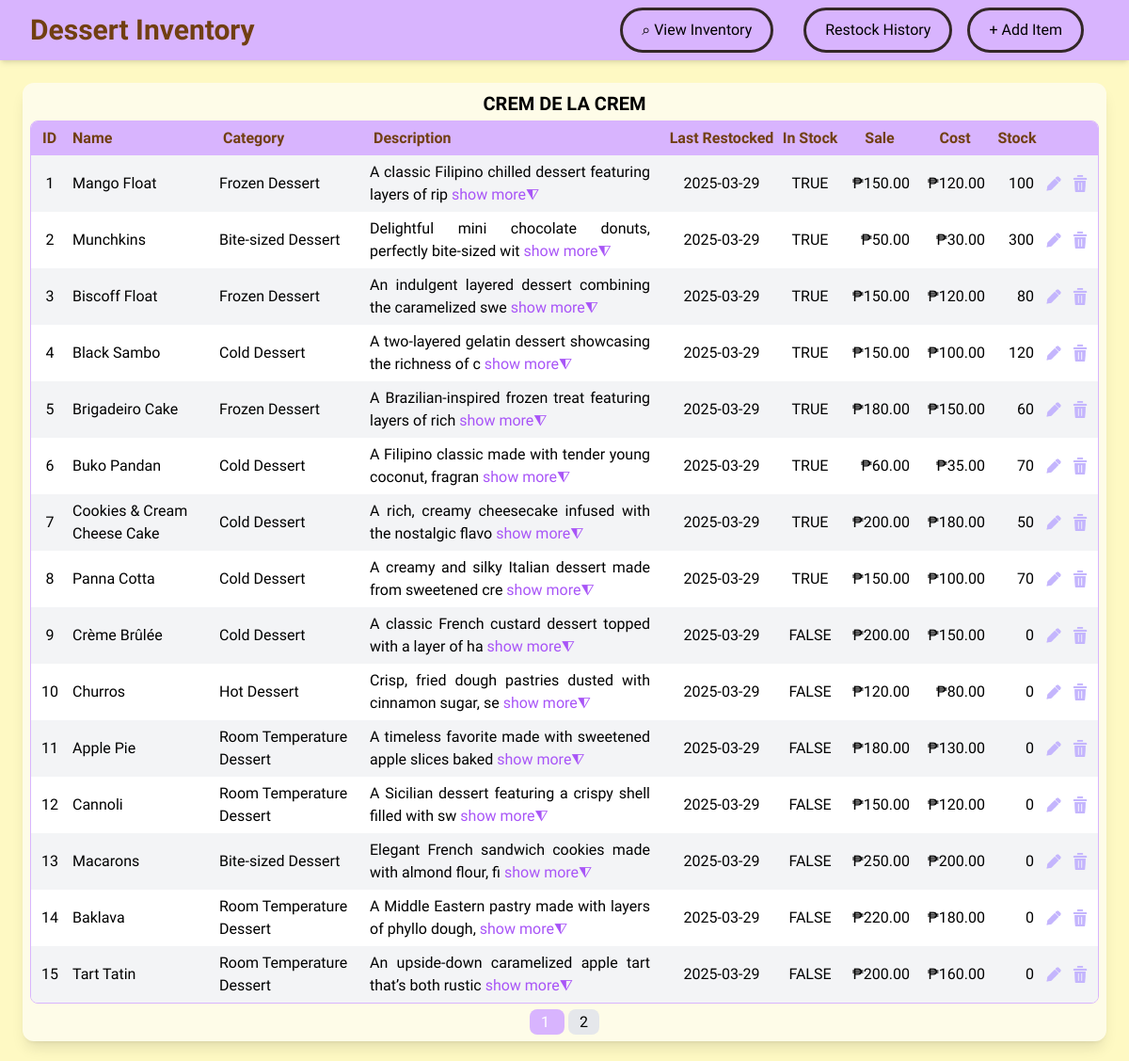
The page / on the database its author committed.
### tables this page shows
CREATE TABLE IF NOT EXISTS `crem_de_la_crem` (
    id INT PRIMARY KEY AUTO_INCREMENT,
    name VARCHAR(100) NOT NULL,
    category VARCHAR(100),
    description TEXT,
    image_path VARCHAR(255),
    last_restocked DATE NOT NULL,
    is_available TINYINT(1) NOT NULL DEFAULT 1,
    sell_price FLOAT NOT NULL,
    cost_price FLOAT NOT NULL,
    quantity INT NOT NULL,
    active TINYINT(1) NOT NULL DEFAULT 1
);

### db.php (called while the page is built, shortened)
<?php
$table = "crem_de_la_crem";
$tableName = strtoupper(str_replace("_", " ", $table));
?>

### read-database.php (the view, shortened to what this page needs)
<?php
require 'db.php';
$limit = 15;
$page = isset($_GET['page']) ? $_GET['page'] : 1;
$offset = ($page - 1) * $limit;
$sql = "SELECT * FROM $table WHERE active = 1 LIMIT $limit OFFSET $offset";
$result = $conn->query($sql);
if ($result->num_rows > 0){
    echo "<h1 class='text-xl font-semibold text-center'>$tableName</h1>
    <div class='border border-purple-300 rounded-lg overflow-hidden mt-1'>
    <table class='border-collapse w-full text-left'>
        <thead class='bg-purple-300 text-yellow-900'>
            <tr>
                <th class='font-semibold py-1.5 px-1 pl-3 w-10'>ID</th>
                <th class='font-semibold py-1.5 px-1 w-40'>Name</th>
                <th class='font-semibold py-1.5 px-1 w-40'>Category</th>
                <th class='font-semibold py-1.5 px-1'>Description</th>"
                 .
                "<th class='font-semibold py-1.5 px-1 text-center w-30'>Last Restocked</th>
                <th class='font-semibold py-1.5 px-1 text-center w-17'>In Stock</th>
                <th class='font-semibold py-1.5 px-1 text-center w-20'>Sale</th>
                <th class='font-semibold py-1.5 px-1 text-center w-20'>Cost</th>
                <th class='font-semibold py-1.5 px-1 text-center w-13'>Stock</th>
                <th class='font-semibold py-1.5 px-1 w-8'></th>
                <th class='font-semibold py-1.5 px-1 w-7'></th>
            </tr>
        </thead>";
    $rowCnt = 0;
    while ($row = $result->fetch_assoc()){
        $category = str_replace("_", " ", $row["category"]);
        $shortDesc = strlen($row["description"]) > 58 ? substr($row["description"], 0, 58) : $row["description"];
        $row["description"] = !empty($row["description"]) ? $row["description"] : "No description available.";
        $row['cost_price'] = number_format(floatval($row['cost_price']), 2);
        $row['sell_price'] = number_format(floatval($row['sell_price']), 2);
        echo ($rowCnt%2==0) ? "<tr class='bg-gray-100'>" : "<tr class='bg-white'>" ;
        $rowCnt++;
        echo "<td class='text-center'>" . $row["id"] . "</td>
            <td class='pl-1'>" . $row["name"] . "</td>
            <td>" . $category . "</td>
            <td class='text-justify py-1.5 pr-4'>
                <div class='description-container'>";
                if (strlen($row["description"]) >58) {
                    echo "<span class='short-description'>
                        " . htmlspecialchars($shortDesc) . "
                        <a href='#' class='expand-link text-purple-500'>show more⧨</a>
                    </span>
                    <span class='full-description hidden'>
                        " . htmlspecialchars($row["description"]) . "
                        <a href='#' class='collapse-link text-purple-500'>hide◭</a>
                    </span>";
                } else {
                    echo $row["description"];
                }
        echo    "</div>
            </td>"
             .
            "<td class='text-center'>" . $row["last_restocked"] . "</td>
            <td class='text-center'>" . ($row["is_available"] ? "TRUE" : "FALSE") . "</td>
            <td class='text-right pr-2'>₱" . $row["sell_price"] . "</td>
            <td class='text-right pr-2'>₱" . $row["cost_price"] . "</td>
            <td class='text-right pr-2'>" . $row["quantity"] . "</td>
            <td class='p-1'>
                <a href='edit-item-form.php?id=" . $row['id'] . "'>
                    <img src='src/edit.png' alt='edit' width='18px'>
                </a>
            </td>
            <td>
                <a href='delete-item-form.php?id=" . $row['id'] . "'>
                    <img src='src/delete.png' alt='delete' width='18px'>
                </a>
            </td>
        </tr>";
    }
    echo "</table></div>";
} else {
    echo "0 results found.";
}
?>

### rows shown on the page
crem_de_la_crem: id "1", name "Mango Float", category "Frozen Dessert", description "A classic Filipino chilled dessert featuring layers of rip", last_restocked "2025-03-29", is_available "TRUE", sell_price "150.00", cost_price "120.00", quantity "100"
crem_de_la_crem: id "2", name "Munchkins", category "Bite-sized Dessert", description "Delightful mini chocolate donuts, perfectly bite-sized wit", last_restocked "2025-03-29", is_available "TRUE", sell_price "50.00", cost_price "30.00", quantity "300"
crem_de_la_crem: id "3", name "Biscoff Float", category "Frozen Dessert", description "An indulgent layered dessert combining the caramelized swe", last_restocked "2025-03-29", is_available "TRUE", sell_price "150.00", cost_price "120.00", quantity "80"
crem_de_la_crem: id "4", name "Black Sambo", category "Cold Dessert", description "A two-layered gelatin dessert showcasing the richness of c", last_restocked "2025-03-29", is_available "TRUE", sell_price "150.00", cost_price "100.00", quantity "120"
crem_de_la_crem: id "5", name "Brigadeiro Cake", category "Frozen Dessert", description "A Brazilian-inspired frozen treat featuring layers of rich", last_restocked "2025-03-29", is_available "TRUE", sell_price "180.00", cost_price "150.00", quantity "60"
crem_de_la_crem: id "6", name "Buko Pandan", category "Cold Dessert", description "A Filipino classic made with tender young coconut, fragran", last_restocked "2025-03-29", is_available "TRUE", sell_price "60.00", cost_price "35.00", quantity "70"
crem_de_la_crem: id "7", name "Cookies & Cream Cheese Cake", category "Cold Dessert", description "A rich, creamy cheesecake infused with the nostalgic flavo", last_restocked "2025-03-29", is_available "TRUE", sell_price "200.00", cost_price "180.00", quantity "50"
crem_de_la_crem: id "8", name "Panna Cotta", category "Cold Dessert", description "A creamy and silky Italian dessert made from sweetened cre", last_restocked "2025-03-29", is_available "TRUE", sell_price "150.00", cost_price "100.00", quantity "70"
crem_de_la_crem: id "9", name "Crème Brûlée", category "Cold Dessert", description "A classic French custard dessert topped with a layer of ha", last_restocked "2025-03-29", is_available "FALSE", sell_price "200.00", cost_price "150.00", quantity "0"
crem_de_la_crem: id "10", name "Churros", category "Hot Dessert", description "Crisp, fried dough pastries dusted with cinnamon sugar, se", last_restocked "2025-03-29", is_available "FALSE", sell_price "120.00", cost_price "80.00", quantity "0"
crem_de_la_crem: id "11", name "Apple Pie", category "Room Temperature Dessert", description "A timeless favorite made with sweetened apple slices baked", last_restocked "2025-03-29", is_available "FALSE", sell_price "180.00", cost_price "130.00", quantity "0"
crem_de_la_crem: id "12", name "Cannoli", category "Room Temperature Dessert", description "A Sicilian dessert featuring a crispy shell filled with sw", last_restocked "2025-03-29", is_available "FALSE", sell_price "150.00", cost_price "120.00", quantity "0"
crem_de_la_crem: id "13", name "Macarons", category "Bite-sized Dessert", description "Elegant French sandwich cookies made with almond flour, fi", last_restocked "2025-03-29", is_available "FALSE", sell_price "250.00", cost_price "200.00", quantity "0"
crem_de_la_crem: id "14", name "Baklava", category "Room Temperature Dessert", description "A Middle Eastern pastry made with layers of phyllo dough,", last_restocked "2025-03-29", is_available "FALSE", sell_price "220.00", cost_price "180.00", quantity "0"
crem_de_la_crem: id "15", name "Tart Tatin", category "Room Temperature Dessert", description "An upside-down caramelized apple tart that’s both rustic", last_restocked "2025-03-29", is_available "FALSE", sell_price "200.00", cost_price "160.00", quantity "0"

### other values the page prints
$tableName "CREM DE LA CREM"
